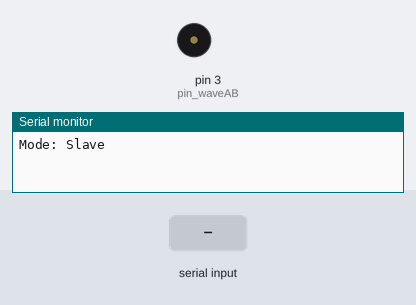
Recording of a sketch running on a simulated Arduino Uno, built with avr-gcc and run on an emulated ATmega328P. Shown: buzzer (waves = sounding), the last lines printed to the serial monitor. The inputs (shaded band) are chosen by the test bench.

Above: at 1.2 s.
1.3 s: "master" received over the second serial link
At 1.6 s:
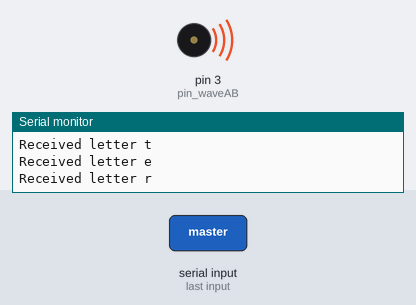
2.8 s: "master" received over Serial
5.3 s: "url" received over Serial
7.8 s: "slave" received over Serial
Timing chart, 0 to 10.8 s (numbered marks = the images above; inputs shaded):
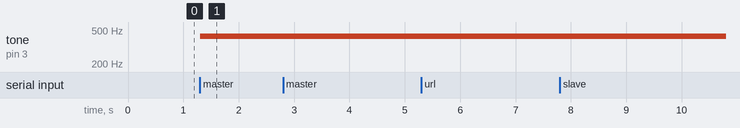

The sketch:

Transmit.ino
```cpp
#include <SoftwareSerial.h>

//Pin stuff
int pin_masterTX = 11;
int pin_slaveRX = 10;
int pin_URL = 6;
int pin_null = 5;
int pin_waveAB = 3;
SoftwareSerial serial_MasterSlave(pin_slaveRX, pin_masterTX); //RX, TX
SoftwareSerial serial_URL (pin_null, pin_URL); //Rx, Tx (RX not used)

//defs
enum MODE {MASTER, SLAVE} mode;
int channel1 = 5425; //Hz
int channel2 = 420; //Hz

//function declares
void sendWaveA(int freq);
void sendWaveB(int freq);

void setup() {
  Serial.begin(4800); //local
  serial_URL.begin(9600); //for URL transmission
  serial_MasterSlave.begin(11920); //to ping slave (needs to be fast)

  pinMode(pin_waveAB, OUTPUT);

  mode = SLAVE; //default
  Serial.println("Mode: Slave");
}

void loop() {
   //settings change
    if (Serial.available()){
        String input = Serial.readString();
        input.toLowerCase();

        if (input.equals("master")) {
            Serial.println("Mode: Master");
            mode = MASTER;
        }

        if (input.equals("slave")) {
            Serial.println("Mode: Slave");
            mode = SLAVE;
        }

        if (mode==MASTER){
            if (input.equals("url")){
                Serial.print("Input Url: ");
                while (!Serial.available()) {
                    //wait
                }
                String url = Serial.readString();
                Serial.print("Sending Url: ");
                Serial.println(url);

                char buf[50];
                url.toCharArray(buf, 50);

                for (int i = 0; i < 120; i++){ //sends url 10 times, once a second
                    serial_URL.write(buf);
                    delay(1000);
                }

            } else if  (input.equals("ab")){
                //ping slave to run B
                serial_MasterSlave.write('b');
                //run A on channel 1
                sendWaveA(channel1);
            } else if  (input.equals("ba")){
                //ping slave to run A
                serial_MasterSlave.write('a');
                //run B on channel 1
                sendWaveB(channel1);

            } else if (!input.equals("master")){
                Serial.println("Not valid. Please enter MASTER, SLAVE, URL, AB, or BA");
            }
        }
    }

    if (mode==SLAVE){
        //slave
        if (serial_MasterSlave.available()){

            //read letter
            char letter = serial_MasterSlave.read();
            Serial.print("Received letter ");
            Serial.println(letter);

            //send on channel2
            if (letter == 'a') {
                sendWaveA(channel2);
            }
            if (letter == 'b') {
                sendWaveB(channel2);
            }
        }
    }
}

void sendWaveA(int freq) {
    Serial.print("Sending wave A at ");
    Serial.print(freq);
    Serial.println(" Hz");

    //tone(pin_waveAB, freq, 5000); //todo make it into pattern A
    tone(pin_waveAB, freq);
}

void sendWaveB(int freq){
    Serial.print("Sending wave B at ");
    Serial.print(freq);
    Serial.println(" Hz");

    //tone(pin_waveAB, freq, 1000); //todo make it into pattern B
    tone(pin_waveAB, freq);
}
```

Measured:
- after the input at 1.3 s, tone on pin 3 (pin_waveAB): silent → 420 Hz at once
